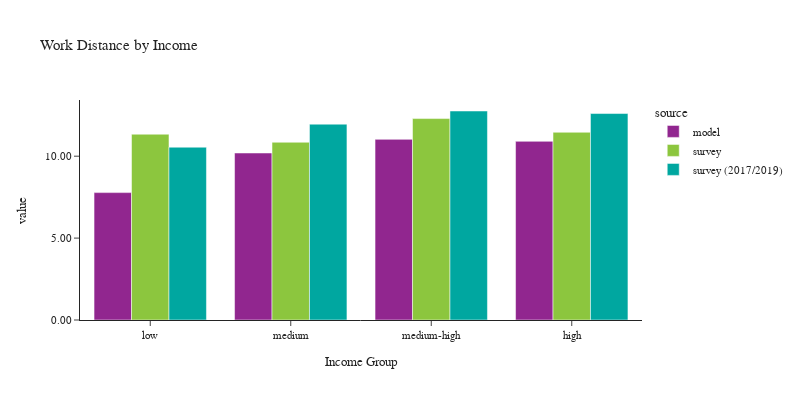

The notebook cell this image was saved under:
### Code cell
plot_work_location(df_workers, 'hhincome_group', 'Income', 'Income Group')

### Figure 1 — Plotly figure (JSON) as saved in the notebook; plotly's stock layout.template omitted (floating-point values rounded to 4 significant figures)
{"data": [{"alignmentgroup": "True", "customdata": [[241561], [470420], [662009], [836178]], "hovertemplate": "source=model<br>hhincome_group=%{x}<br>value=%{y}<br>sample count=%{customdata[0]}<extra></extra>", "legendgroup": "model", "marker": {"color": "#91268F", "pattern": {"shape": ""}}, "name": "model", "offsetgroup": "model", "orientation": "v", "showlegend": true, "textposition": "auto", "type": "bar", "x": ["low", "medium", "medium-high", "high"], "xaxis": "x", "y": [7.776, 10.19, 11.03, 10.91], "yaxis": "y"}, {"alignmentgroup": "True", "customdata": [[592], [560], [861], [593]], "hovertemplate": "source=survey<br>hhincome_group=%{x}<br>value=%{y}<br>sample count=%{customdata[0]}<extra></extra>", "legendgroup": "survey", "marker": {"color": "#8CC63E", "pattern": {"shape": ""}}, "name": "survey", "offsetgroup": "survey", "orientation": "v", "showlegend": true, "textposition": "auto", "type": "bar", "x": ["low", "medium", "medium-high", "high"], "xaxis": "x", "y": [11.34, 10.85, 12.3, 11.46], "yaxis": "y"}, {"alignmentgroup": "True", "customdata": [[1342], [1539], [1920], [794]], "hovertemplate": "source=survey (2017/2019)<br>hhincome_group=%{x}<br>value=%{y}<br>sample count=%{customdata[0]}<extra></extra>", "legendgroup": "survey (2017/2019)", "marker": {"color": "#00A7A0", "pattern": {"shape": ""}}, "name": "survey (2017/2019)", "offsetgroup": "survey (2017/2019)", "orientation": "v", "showlegend": true, "textposition": "auto", "type": "bar", "x": ["low", "medium", "medium-high", "high"], "xaxis": "x", "y": [10.55, 11.95, 12.76, 12.6], "yaxis": "y"}], "layout": {"barmode": "group", "font": {"size": 11}, "height": 400, "legend": {"title": {"text": "source"}, "tracegroupgap": 0}, "title": {"text": "Work Distance by Income"}, "width": 800, "xaxis": {"anchor": "y", "domain": [0.0, 1.0], "title": {"text": "Income Group"}}, "yaxis": {"anchor": "x", "domain": [0.0, 1.0], "tickformat": ".2f", "title": {"text": "value"}}}}
